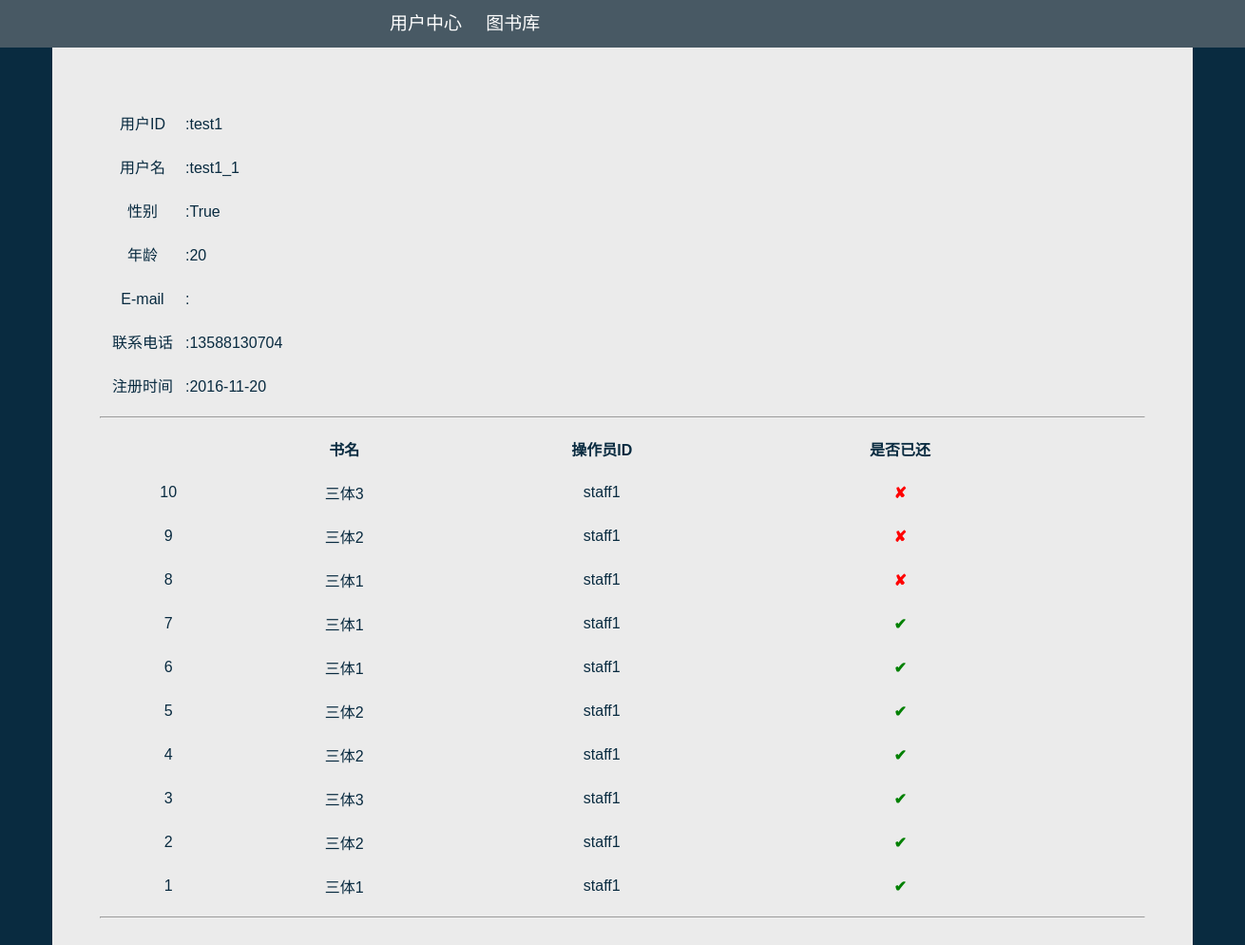
Screenshot of /staffViewUserDetail/ (signed in) with the database file from the repository.
### main/models.py (models this page shows, shortened)
class UserInfo(models.Model):
    userId = models.ForeignKey(authModel, on_delete=models.CASCADE)
    userName = models.CharField(max_length=25)
    userSex = models.BooleanField(default=True)
    userAge = models.IntegerField()
    userPhoneNum = models.CharField(max_length=12, null=True, blank=True)
    userRegistTime = models.DateField(auto_now_add=True)

class Book(models.Model):
    bookId = models.CharField(max_length=40, primary_key=True)
    bookName = models.CharField(max_length=40)
    bookType = models.ForeignKey(BookType, on_delete=models.CASCADE)
    bookPublisher = models.CharField(max_length=40)
    bookAuthor = models.CharField(max_length=50)
    bookIntroduction = models.TextField()
    bookPrice = models.IntegerField()

### main/views.py (the view)
# urls.py: path('staffViewUserDetail/', main.views.staffViewUserDetail),
def staffViewUserDetail(request):
    if request.user.is_authenticated:
        currentUser = request.user
        if currentUser.is_staff:
            try:
                userid = request.GET['userid']
            except:
                return HttpResponseRedirect('/main')
            currentLoginUser = {'userId': currentUser.username,
                                'userName': StaffInfo.objects.get(staffId=currentUser).staffName}
            userAuth = authUser.objects.get(username=userid)
            userInfoFK = UserInfo.objects.get(userId=userAuth)
            borrowList = BorrowItem.objects.filter(
                userId=userInfoFK).order_by('borrowItemId')
            userinfo = {'userid': userAuth.username,
                        'username': userInfoFK.userName,
                        'email': userAuth.email,
                        'sex': userInfoFK.userSex,
                        'age': userInfoFK.userAge,
                        'pn': userInfoFK.userPhoneNum,
                        'time': userInfoFK.userRegistTime.strftime('%Y-%m-%d')}
            borrowInfoList = []
            for i, borrowItem in enumerate(borrowList):
                borrowInfoList.append({'bookName': borrowItem.bookId.bookName,
                                       'itemNum': i+1,
                                       'staffId': borrowItem.staffId.staffId.username,
                                       'hasReturn': borrowItem.hasReturned})
            borrowInfoList.reverse()
            return render(request, 'userDetail.html', {'userInfo': userinfo, 'borrowList': borrowInfoList, 'currentUser': currentLoginUser, 'is_staff': True})
        else:
            userid = currentUser.username
            currentLoginUser = {'userId': currentUser.username,
                                'userName': UserInfo.objects.get(userId=currentUser).userName}
            userAuth = authUser.objects.get(username=userid)
            userInfoFK = UserInfo.objects.get(userId=userAuth)
            borrowList = BorrowItem.objects.filter(
                userId=userInfoFK).order_by('borrowItemId')
            userinfo = {'userid': userAuth.username,
                        'username': userInfoFK.userName,
                        'email': userAuth.email,
                        'sex': userInfoFK.userSex,
                        'age': userInfoFK.userAge,
                        'pn': userInfoFK.userPhoneNum,
                        'time': userInfoFK.userRegistTime.strftime('%Y-%m-%d')}
            borrowInfoList = []
            for i, borrowItem in enumerate(borrowList):
                borrowInfoList.append({'bookName': borrowItem.bookId.bookName,
                                       'itemNum': i+1,
                                       'staffId': borrowItem.staffId.staffId.username,
                                       'hasReturn': borrowItem.hasReturned})
            borrowInfoList.reverse()
            return render(request, 'userDetail.html', {'userInfo': userinfo, 'borrowList': borrowInfoList, 'currentUser': currentLoginUser, 'is_staff': False})
    else:
        return HttpResponseRedirect("/login")

### main/templates/userDetail.html (shortened to what this page needs)
<!DOCTYPE html>
<html>
	<head>
		<link rel="stylesheet" type="text/css" href="../static/css/userDetail.css" />
	</head>
	<body>
		<div class="nav">
			{% if is_staff %}
			<a href="/main" class="bookLib">管理员中心</a>
			{% else %}
			<a href="/main" class="bookLib">用户中心</a>
			{% endif %}
			<a href="/viewBook/?bookLikeName=&mode=simple&startPage=1&offset=10" class="bookLib">图书库</a>
		</div>
		<div class="currentUser">
			<div>
				<span class="staffId"><strong>{{currentUser.userId}}</strong></span>
				<br/>
				<span class="staffName"><strong>{{currentUser.userName}}</strong></span><br/>
				<a href="/logoutView" class="logout">登出</a>
			</div>
		</div>
		<div class="container">
			<div class="userInfoContainer backWhite fontBlue">
				<p class="infoItem"><span class="infoBefore">用户ID</span>:<span>{{userInfo.userid}}</span></p>
				<p class="infoItem"><span class="infoBefore">用户名</span>:<span>{{userInfo.username}}</span></p>
				<p class="infoItem"><span class="infoBefore">性别</span>:<span>{{userInfo.sex}}</span></p>
				<p class="infoItem"><span class="infoBefore">年龄</span>:<span>{{userInfo.age}}</span></p>
				<p class="infoItem"><span class="infoBefore">E-mail</span>:</p>
				<p class="infoItem"><span class="infoBefore">联系电话</span>:<span>{{userInfo.pn}}</span></p>
				<p class="infoItem"><span class="infoBefore">注册时间</span>:<span>{{userInfo.time}}</span></p>
				<hr />
				<div class="borrowInfoList">
					<table class="borrowTable" cellpadding="10">
						<tbody>
							<tr>
								<th></th>
								<th>书名</th>
								<th>操作员ID</th>
								<th>是否已还</th>
							</tr>
							{% for borrowItem in borrowList %}
								<tr>
									<td>{{borrowItem.itemNum}}</td>
									<td>{{borrowItem.bookName}}</td>
									<td>{{borrowItem.staffId}}</td>
									{% if borrowItem.hasReturn %}
									<td class="success"><strong>&#10004</strong></td>
									{% else %}
									<td class="fail"><strong>&#10008</strong></td>
									{% endif %}
								</tr>
							{% endfor %}
						</tbody>
					</table>
				</div>
				<hr />
			</div>
		</div>
	</body>
</html>

### main/static/css/userDetail.css (style rules this page uses)
body { font-family: 'Microsoft YaHei',sans-serif; position: relative; margin:0px; background-color: #092B40; }
.fail { color:red; }
.success { color:green; }
.fontBlue { color:#092B40; }
.backWhite { background-color: #EBEBEB; }
.nav { width: 100%; height:50px; line-height: 50px; font-size: 19px; position:fixed; background-color: rgba(135,135,135,0.5); margin: 0px; top:0px; left:0px; padding-left: 400px; z-index: 100; }
.bookLib { display: inline-block; margin:0px; padding:0px; height:50px; padding:0px 10px; line-height: 50px; text-decoration: none; color:white; }
.currentUser { position:fixed; top:300px; left:100px; padding: 20px 20px 10px 20px; background-color: #EBEBEB; }
.currentUser>div>a { width: 50px; text-align: center; display:block; margin:5px auto; text-decoration:none; padding:5px 8px; background-color:#092B40; color:#EBEBEB; }
.container { width:1200px; padding:50px; margin:0px auto; overflow: hidden; position: relative; }
.userInfoContainer { padding: 50px; }
.infoItem { height:30px; line-height: 30px; display: block; }
.infoBefore { text-align: center; display: inline-block; width: 90px; }
.borrowTable { width: 1000px; }
.borrowTable td { text-align: center; }

### rows the page displays
UserInfo: username "test1_1", pn "13588130704"
Book: bookName "三体3" "三体3"
Book: bookName "三体2" "三体2" "三体2" "三体2"
Book: bookName "三体1" "三体1" "三体1" "三体1"

### other values shown
{{ userInfo.userid }} "test1"
{{ userInfo.sex }} "True"
{{ userInfo.age }} "20"
{{ userInfo.time }} "2016-11-20"
{{ borrowItem.itemNum }} "10" "9" "8" "7" "6" "5" "4" "3" "2" "1"
{{ borrowItem.staffId }} "staff1" "staff1" "staff1" "staff1" "staff1" "staff1" "staff1" "staff1" "staff1" "staff1"
